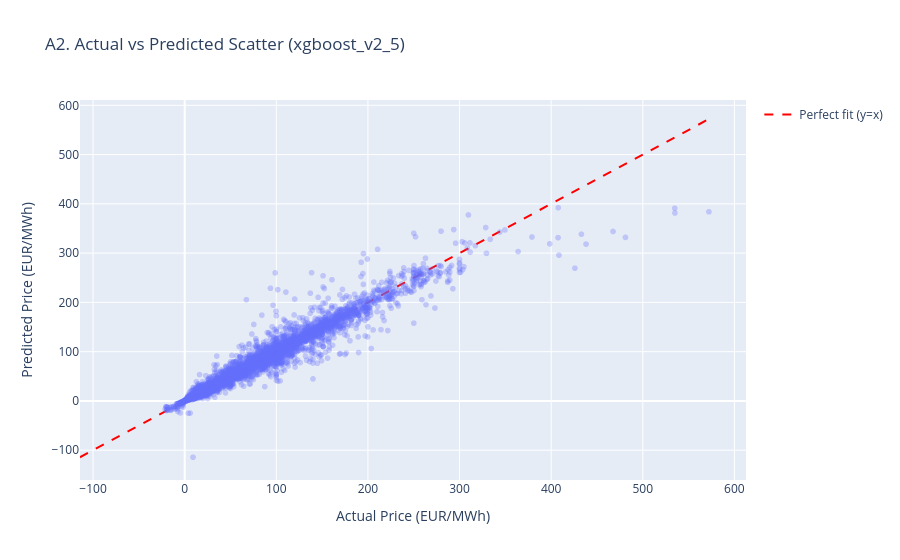

Here is the notebook cell this chart was saved with:
### Markdown cell above
### A2. Actual vs Predicted — Scatter Plot with Identity Line

Why: one point per test sample. X = actual, Y = predicted.
If the model is perfect, every point sits on the red diagonal line (y = x).
Points far above the line = the model over-predicts; far below = under-predicts.

### Code cell
# Sample points for performance (21k points is heavy for interactive plot)
rng = np.random.RandomState(42)
idx = rng.choice(len(y_test), size=min(20000, len(y_test)), replace=False)

fig = px.scatter(x=y_test.values[idx], y=y_pred[idx], opacity=0.3,
                 title=f'A2. Actual vs Predicted Scatter ({model_name})',
                 labels={'x': 'Actual Price (EUR/MWh)', 'y': 'Predicted Price (EUR/MWh)'})

# Identity line y = x (a perfect model would lie exactly on it)
lims = [float(min(y_test.min(), y_pred.min())), float(max(y_test.max(), y_pred.max()))]
fig.add_trace(go.Scatter(x=lims, y=lims, mode='lines', name='Perfect fit (y=x)',
                         line=dict(color='red', dash='dash')))
fig.show()

### Figure 1 — Plotly figure (JSON) as saved in the notebook; plotly's stock layout.template omitted (floating-point values rounded to 4 significant figures; data arrays with more than 128 entries replaced by an {"elided": "..."} marker saying what was removed)
{"data": [{"hovertemplate": "Actual Price (EUR/MWh)=%{x}<br>Predicted Price (EUR/MWh)=%{y}<extra></extra>", "legendgroup": "", "marker": {"color": "#636efa", "opacity": 0.3, "symbol": "circle"}, "mode": "markers", "name": "", "showlegend": false, "type": "scattergl", "x": {"elided": "20000 float values"}, "xaxis": "x", "y": {"elided": "20000 float values"}, "yaxis": "y"}, {"line": {"color": "red", "dash": "dash"}, "mode": "lines", "name": "Perfect fit (y=x)", "type": "scatter", "x": [-114.3, 572.2], "y": [-114.3, 572.2]}], "layout": {"legend": {"tracegroupgap": 0}, "title": {"text": "A2. Actual vs Predicted Scatter (xgboost_v2_5)"}, "xaxis": {"anchor": "y", "domain": [0, 1], "title": {"text": "Actual Price (EUR/MWh)"}}, "yaxis": {"anchor": "x", "domain": [0, 1], "title": {"text": "Predicted Price (EUR/MWh)"}}}}
